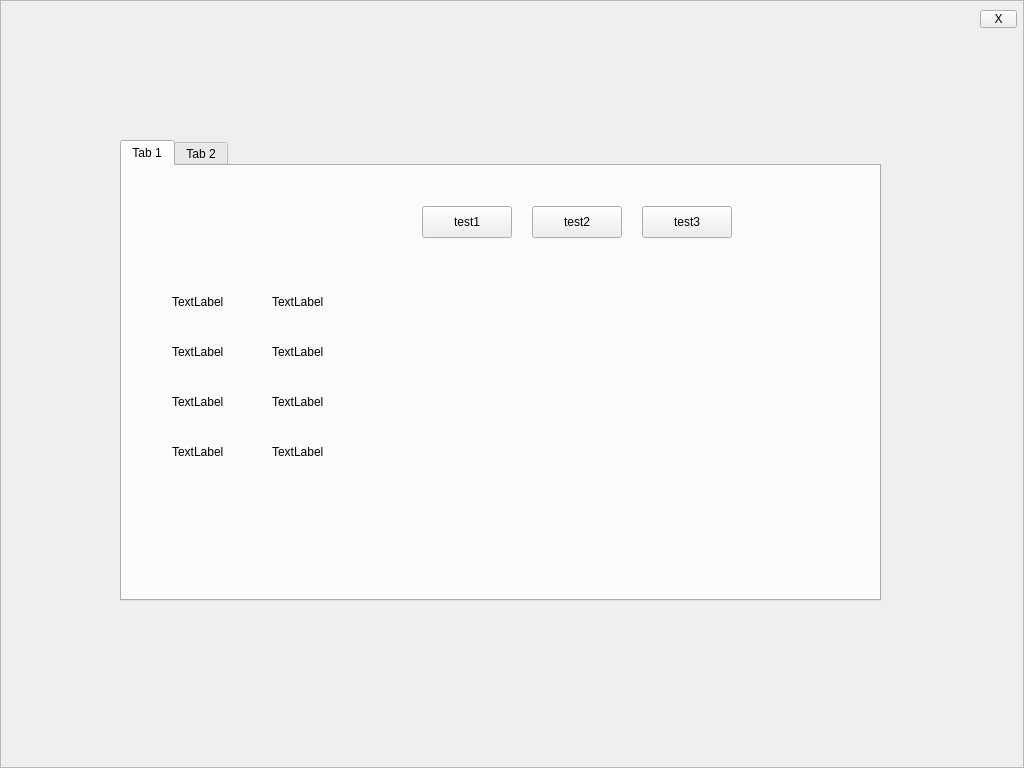
<?xml version="1.0" encoding="UTF-8"?>
<ui version="4.0">
 <class>Frame</class>
 <widget class="QFrame" name="Frame">
  <property name="geometry">
   <rect>
    <x>0</x>
    <y>0</y>
    <width>1024</width>
    <height>768</height>
   </rect>
  </property>
  <property name="windowTitle">
   <string>Frame</string>
  </property>
  <property name="frameShape">
   <enum>QFrame::StyledPanel</enum>
  </property>
  <property name="frameShadow">
   <enum>QFrame::Raised</enum>
  </property>
  <widget class="QToolButton" name="closeButton">
   <property name="geometry">
    <rect>
     <x>980</x>
     <y>10</y>
     <width>37</width>
     <height>18</height>
    </rect>
   </property>
   <property name="text">
    <string>X</string>
   </property>
  </widget>
  <widget class="QTabWidget" name="tabWidget">
   <property name="geometry">
    <rect>
     <x>120</x>
     <y>140</y>
     <width>761</width>
     <height>461</height>
    </rect>
   </property>
   <property name="currentIndex">
    <number>0</number>
   </property>
   <widget class="QWidget" name="tab">
    <attribute name="title">
     <string>Tab 1</string>
    </attribute>
    <widget class="QLabel" name="label">
     <property name="geometry">
      <rect>
       <x>50</x>
       <y>120</y>
       <width>100</width>
       <height>32</height>
      </rect>
     </property>
     <property name="text">
      <string>TextLabel</string>
     </property>
     <property name="UIText" stdset="0">
      <string>120010</string>
     </property>
    </widget>
    <widget class="QLabel" name="label_2">
     <property name="geometry">
      <rect>
       <x>50</x>
       <y>170</y>
       <width>100</width>
       <height>32</height>
      </rect>
     </property>
     <property name="text">
      <string>TextLabel</string>
     </property>
     <property name="UIText" stdset="0">
      <string>120011</string>
     </property>
    </widget>
    <widget class="QLabel" name="label_3">
     <property name="geometry">
      <rect>
       <x>50</x>
       <y>220</y>
       <width>100</width>
       <height>32</height>
      </rect>
     </property>
     <property name="text">
      <string>TextLabel</string>
     </property>
     <property name="UIText" stdset="0">
      <string>120029</string>
     </property>
    </widget>
    <widget class="QLabel" name="label_4">
     <property name="geometry">
      <rect>
       <x>50</x>
       <y>270</y>
       <width>100</width>
       <height>32</height>
      </rect>
     </property>
     <property name="text">
      <string>TextLabel</string>
     </property>
     <property name="UIText" stdset="0">
      <string>120012</string>
     </property>
    </widget>
    <widget class="QLabel" name="speedLabel">
     <property name="geometry">
      <rect>
       <x>150</x>
       <y>220</y>
       <width>500</width>
       <height>32</height>
      </rect>
     </property>
     <property name="text">
      <string>TextLabel</string>
     </property>
    </widget>
    <widget class="QLabel" name="wifiNameLabel">
     <property name="geometry">
      <rect>
       <x>150</x>
       <y>120</y>
       <width>500</width>
       <height>32</height>
      </rect>
     </property>
     <property name="text">
      <string>TextLabel</string>
     </property>
    </widget>
    <widget class="QLabel" name="uptimeLabel">
     <property name="geometry">
      <rect>
       <x>150</x>
       <y>170</y>
       <width>500</width>
       <height>32</height>
      </rect>
     </property>
     <property name="text">
      <string>TextLabel</string>
     </property>
    </widget>
    <widget class="QLabel" name="wifiSecurityLabel">
     <property name="geometry">
      <rect>
       <x>150</x>
       <y>270</y>
       <width>500</width>
       <height>32</height>
      </rect>
     </property>
     <property name="text">
      <string>TextLabel</string>
     </property>
    </widget>
    <widget class="QPushButton" name="testButton1">
     <property name="geometry">
      <rect>
       <x>300</x>
       <y>40</y>
       <width>90</width>
       <height>32</height>
      </rect>
     </property>
     <property name="text">
      <string>test1</string>
     </property>
    </widget>
    <widget class="QPushButton" name="testButton2">
     <property name="geometry">
      <rect>
       <x>410</x>
       <y>40</y>
       <width>90</width>
       <height>32</height>
      </rect>
     </property>
     <property name="text">
      <string>test2</string>
     </property>
    </widget>
    <widget class="QPushButton" name="testButton3">
     <property name="geometry">
      <rect>
       <x>520</x>
       <y>40</y>
       <width>90</width>
       <height>32</height>
      </rect>
     </property>
     <property name="text">
      <string>test3</string>
     </property>
    </widget>
   </widget>
   <widget class="QWidget" name="tab_2">
    <attribute name="title">
     <string>Tab 2</string>
    </attribute>
    <layout class="QVBoxLayout" name="verticalLayout_2">
     <item>
      <widget class="QCalendarWidget" name="calendarWidget"/>
     </item>
    </layout>
   </widget>
  </widget>
 </widget>
 <resources/>
 <connections/>
</ui>
